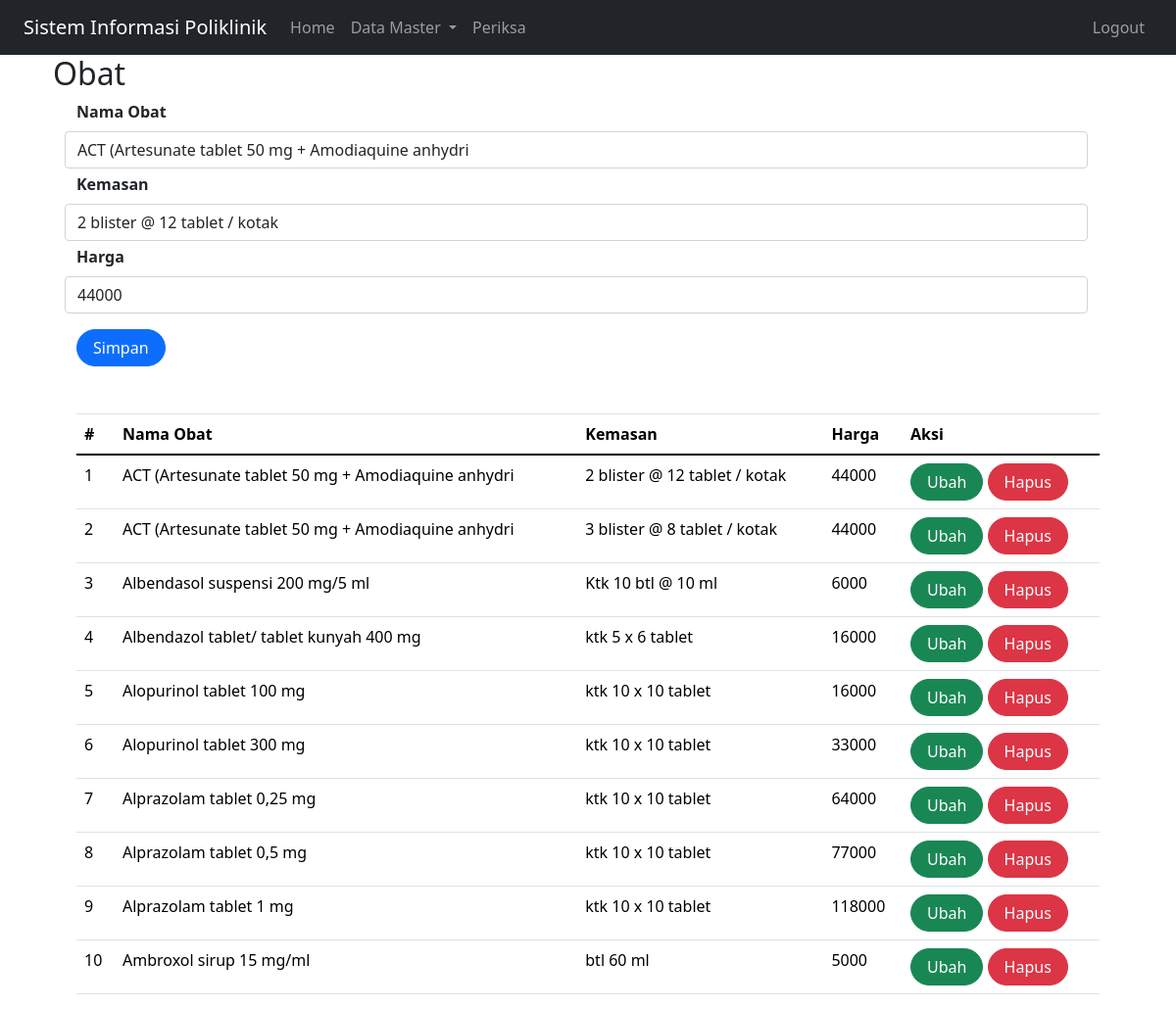
Screenshot of /index.php?page=obat&id=1 (signed in) with the database file from the repository.
### tables this page shows
CREATE TABLE `obat` (
  `id` int(11) NOT NULL,
  `nama_obat` varbinary(50) NOT NULL,
  `kemasan` varchar(35) NOT NULL,
  `harga` int(11) NOT NULL
);

### obat.php (the view, shortened to what this page needs)
<?php
    include 'koneksi.php';
?>
<!DOCTYPE html>
<html lang="en">
<head>
    <link href="https://cdn.jsdelivr.net/npm/bootstrap@5.0.2/dist/css/bootstrap.min.css" rel="stylesheet">
</head>
<body>
    <div class = "container">
        <form class="form row" method="POST" action="" name="myForm" onsubmit="return(validate());">
            <?php
                $nama_obat = '';
                $kemasan = '';
                $harga = '';
                if (isset($_GET['id'])) {
                    $ambil = mysqli_query($mysqli, "SELECT * FROM obat
                    WHERE id='" . $_GET['id'] . "'");
                    while ($row = mysqli_fetch_array($ambil)) {
                        $nama_obat = $row['nama_obat'];
                        $kemasan = $row['kemasan'];
                        $harga = $row['harga'];
                    }
                ?>
                <?php
                }
                ?>
            <div class="row">
                <label for="inputNamaObat" class="form-label fw-bold">
                    Nama Obat
                </label>
                <input type="text" class="form-control" name="nama_obat" id="inputNamaObat" placeholder="Nama Obat" value="<?php echo $nama_obat ?>">
            </div>
            <div class="row mt-1">
                <label for="inputKemasan" class="form-label fw-bold">
                    Kemasan
                </label>
                <input type="text" class="form-control" name="kemasan" id="inputKemasan" placeholder="Kemasan" value="<?php echo $kemasan ?>">
            </div>
            <div class="row mt-1">
                <label for="inputHarga" class="form-label fw-bold">
                    Harga
                </label>
                <input type="text" class="form-control" name="harga" id="inputHarga" placeholder="Harga" value="<?php echo $harga ?>">
            </div>
            <div class="row mt-3">
                <div class = col>
                <button type="submit" class="btn btn-primary rounded-pill px-3 mt-auto" name="simpan">Simpan</button>
                </div>
            </div>
        </form>
        <br>
        <br>
        <table class="table table-hover">
            <thead>
                <tr>
                    <th scope="col">#</th>
                    <th scope="col">Nama Obat</th>
                    <th scope="col">Kemasan</th>
                    <th scope="col">Harga</th>
                    <th scope="col">Aksi</th>
                </tr>
            </thead>
            <tbody>
                <?php
                    $result = mysqli_query($mysqli, "SELECT * FROM obat");
                    $no = 1;
                    while ($data = mysqli_fetch_array($result)) {
                    ?>
                        <tr>
                            <td><?php echo $no++ ?></td>
                            <td><?php echo $data['nama_obat'] ?></td>
                            <td><?php echo $data['kemasan'] ?></td>
                            <td><?php echo $data['harga'] ?></td>
                            <td>
                                <a class="btn btn-success rounded-pill px-3" href="index.php?page=obat&id=<?php echo $data['id'] ?>">Ubah</a>
                                <a class="btn btn-danger rounded-pill px-3" href="index.php?page=obat&id=<?php echo $data['id'] ?>&aksi=hapus">Hapus</a>
                            </td>
                        </tr>
                    <?php
                    }
                    ?>
            </tbody>
        </table>
</body>
</html>

### rows the page displays
obat: nama_obat "ACT (Artesunate tablet 50 mg + Amodiaquine anhydri", kemasan "2 blister @ 12 tablet / kotak", harga "44000"
obat: nama_obat "ACT (Artesunate tablet 50 mg + Amodiaquine anhydri", kemasan "3 blister @ 8 tablet / kotak", harga "44000"
obat: nama_obat "Albendasol suspensi 200 mg/5 ml", kemasan "Ktk 10 btl @ 10 ml", harga "6000"
obat: nama_obat "Albendazol tablet/ tablet kunyah 400 mg", kemasan "ktk 5 x 6 tablet", harga "16000"
obat: nama_obat "Alopurinol tablet 100 mg", kemasan "ktk 10 x 10 tablet", harga "16000"
obat: nama_obat "Alopurinol tablet 300 mg", kemasan "ktk 10 x 10 tablet", harga "33000"
obat: nama_obat "Alprazolam tablet 0,25 mg", kemasan "ktk 10 x 10 tablet", harga "64000"
obat: nama_obat "Alprazolam tablet 0,5 mg", kemasan "ktk 10 x 10 tablet", harga "77000"
obat: nama_obat "Alprazolam tablet 1 mg", kemasan "ktk 10 x 10 tablet", harga "118000"
obat: nama_obat "Ambroxol sirup 15 mg/ml", kemasan "btl 60 ml", harga "5000"

### other values shown
$_GET['page'] "Obat"
